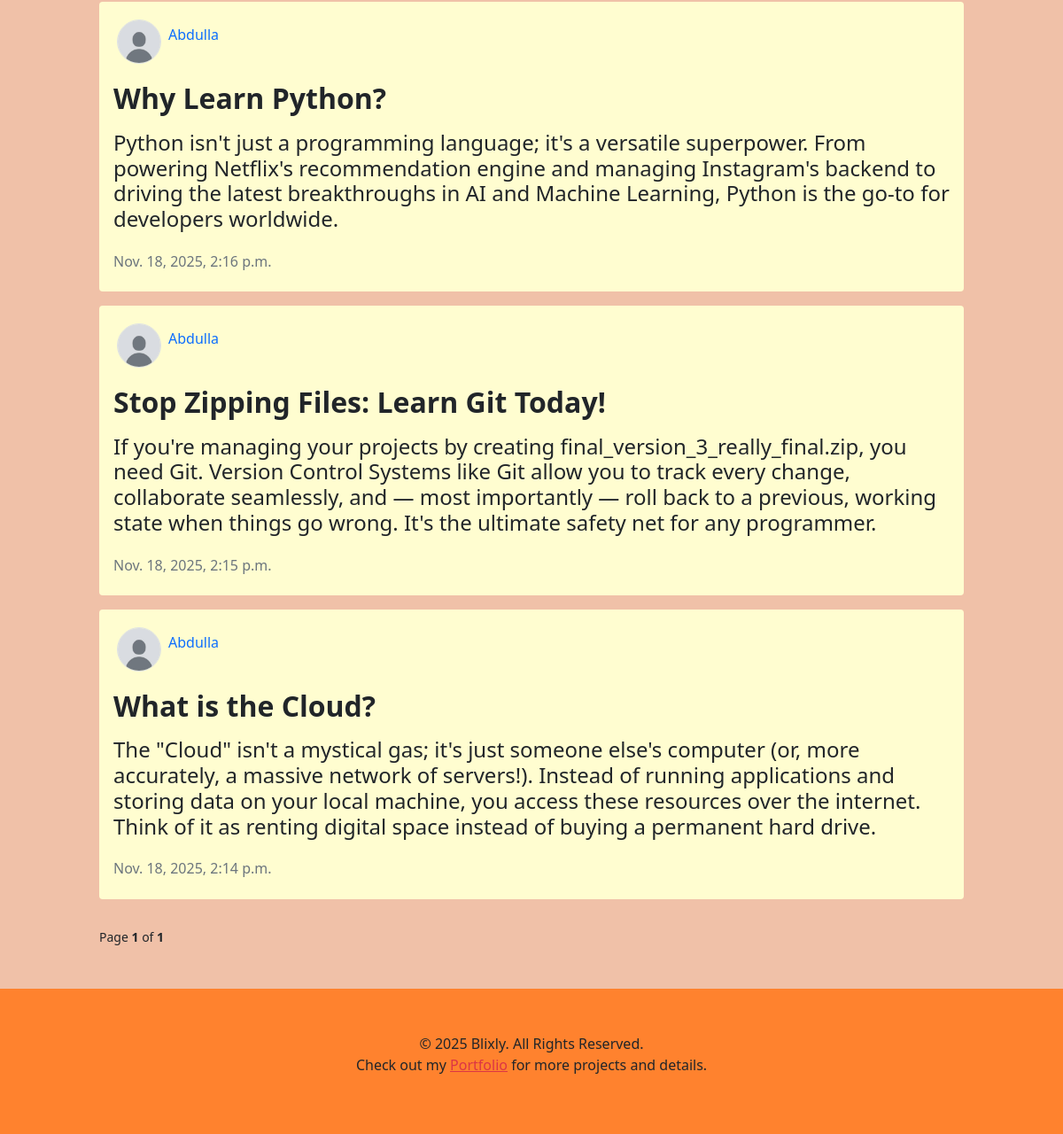
/posts/Abdulla (lower part), run on an earlier commit of the app's database.
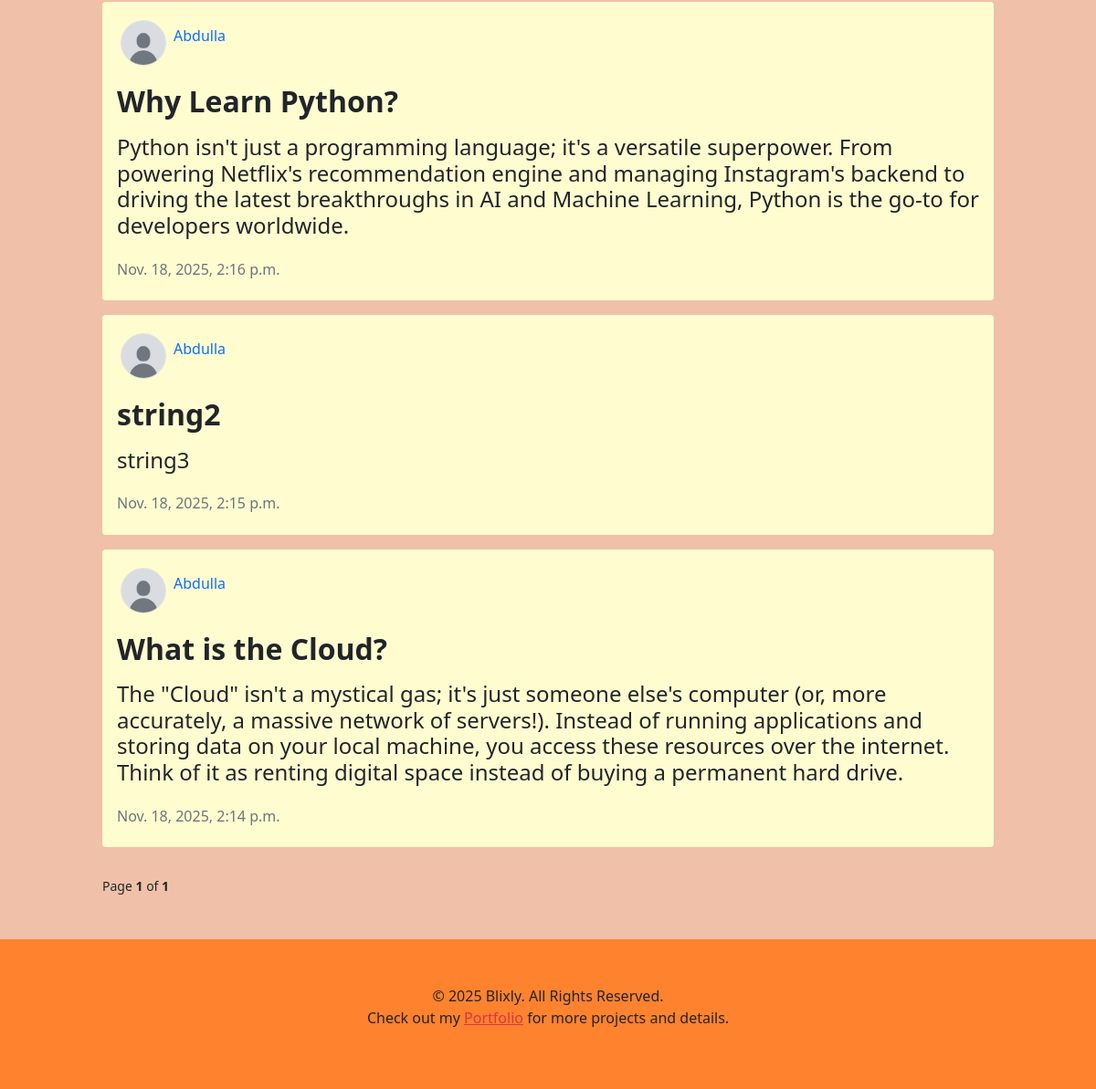
And on a later commit of the database.
### blog/models.py (models this page shows, shortened)
class Post(models.Model):
	title = models.CharField(max_length=100)
	content = RichTextField()
	author = models.ForeignKey(User, on_delete=models.CASCADE, null=True)
	date_posted = models.DateTimeField(auto_now_add=True)
	likes = models.ManyToManyField(User, related_name='likes', blank=True)

### users/models.py (models this page shows, shortened)
class Profile(models.Model):
	user = models.OneToOneField(User, on_delete=models.CASCADE)
	image = models.ImageField(default='default.jpg', upload_to='profie_pics')

### blog/views.py (the view)
# urls.py: path("posts/<str:username>", views.AuthorPostsListView.as_view(), name='author-posts'),
class AuthorPostsListView(ListView):
	model = Post
	template_name ='blog/author_posts.html'
	context_object_name = 'author_posts'
	ordering = ['-date_posted']
	paginate_by = 5
	def get_queryset(self):
		user = get_object_or_404(User, username=self.kwargs.get('username'))
		return Post.objects.filter(author=user).order_by('-date_posted')

### blog/templates/blog/author_posts.html (shortened to what this page needs)
{% extends 'blog/base.html' %}
{% load static %}
{% block content %}
	<div class="container-fluid my-5 pt-3">
		<div class="row">
			<div class="col"></div>
			<div class="col-10">
					{% for post in page_obj %}
					<div class="my-3 p-3 rounded" style="background-color: #fffdd0; word-wrap: break-word; overflow-wrap: break-word;">
						<div class="d-flex flex-row mb-3">
							<div class="p-1">
								<img src="{{ post.author.profile.image.url }}" alt="image" class="border rounded-circle" style="width: 50px; height: 50px;">
							</div>
							<div class="p-1 mt-2">
								<a href="#" class="h6 text-decoration-none">{{ post.author }}</a>
							</div>
						</div>
						<a href="{% url 'post-detail' post.pk %}" class="text-decoration-none link-dark">
							<h2 class="fw-bold mb-3">{{ post.title }}</h2>
						</a>
						<h4>{{ post.content|safe }}</h4>
						<div class="mt-4 text-muted h6">{{ post.date_posted }}</div>
					</div>
					{% endfor %}
				</div>
				<div class="col"></div>
			</div>
			<div class="row">
				<div class="col"></div>
				<div class="col-10">
					<small>Page <b>{{ page_obj.number }}</b> of <b>{{ page_obj.paginator.num_pages }}</b></small>
				</div>
				<div class="col"></div>
			</div>
	</div>
{% endblock content %}

What changed in the data, as far as the page shows it:
changed Post: title "Stop Zipping Files: Learn Git Today!" → "string2"; content "If you're managing your projects by creating final_version_3_really_final.zip, you need Git. Version Control Systems like Git allow you to track every change, collaborate seamlessly, and — most importantly — roll back to a previous, working state when things go wrong. It's the ultimate safety net for any programmer." → "string3"
